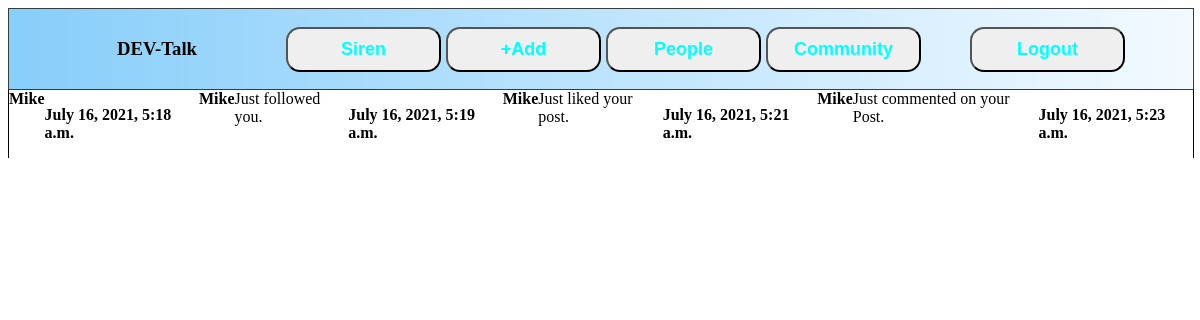
The app's page /notification/ (signed in), older data.
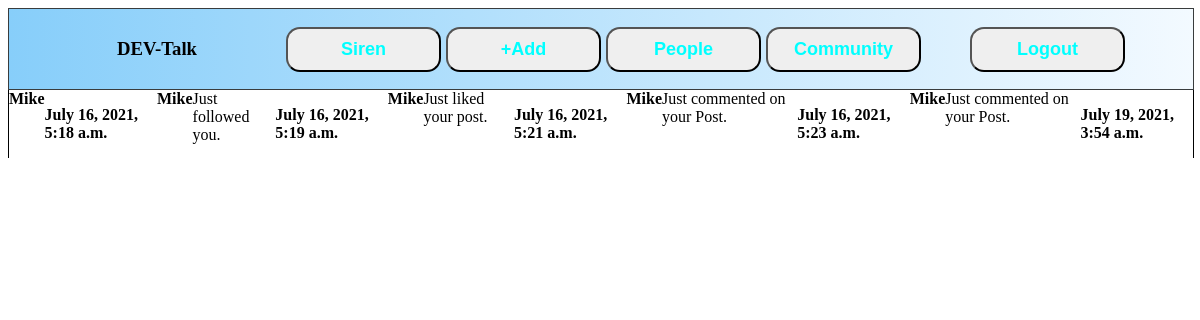
The same page, newer data.
### notifs/models.py (models this page shows)
class Notifs(models.Model):
    notification = models.IntegerField(null=True, blank=True)
    reciever = models.ForeignKey(
        Uzer, related_name='notif_to', on_delete=models.CASCADE, null=True)
    sender = models.ForeignKey(
        Uzer, related_name='notif_from', on_delete=models.CASCADE, null=True)
    comment = models.ForeignKey(
        Comment, on_delete=models.CASCADE, related_name='comment', blank=True, null=True)
    message = models.CharField(max_length=150, default="")
    date = models.DateTimeField(default=timezone.now)
    user_has_seen = models.BooleanField(default=False)

### custom_users/models.py (models this page shows, shortened)
class Uzer(AbstractUser):
    avatar = models.ImageField(upload_to='profile_pics/', default='')
    following = models.ManyToManyField('self', symmetrical=False, related_name='follow_person')
    followers = models.ManyToManyField('self', symmetrical=False, related_name='follower')
    bio = models.TextField(max_length=500, blank=True, null=True)
    location = models.CharField(blank=True, max_length=150, null=True)
    github = models.URLField(blank=True, null=True)
    linkedin = models.URLField(blank=True, null=True)
    portfolio = models.URLField(blank=True, null=True)
    def __str__(self):
        return self.username

### notifs/views.py (the view)
# urls.py: path('notification/', notifs_view, name='notifications')
@login_required
def notifs_view(request):
    notif = Notifs.objects.filter(
        reciever=request.user).filter(user_has_seen=False)
    notif_list = list(Notifs.objects.filter(
        reciever=request.user).filter(user_has_seen=False))
    Notifs.user_has_seen.update = True
    return render(request, 'notifs.html', {'notifs': notif})

### templates/notifs.html (shortened to what this page needs)
<!DOCTYPE html>
<html lang="en">
<head>
  <link rel="stylesheet" href="/static/index.css/">
</head>
<body>
  {%if request.user.is_authenticated%}
  <div class="Header">
    <div class="Header__Left">
      <h3>DEV-Talk</h3>
    </div>
    <div class="Header__Center">
      <a href="/profile/{{request.user.id}}/">
        <button><strong>{{request.user.username}}</strong></stron></button>
      </a>
      <a href="/uploads/"><button><strong>+Add</strong></button></a>
      <a href="/users/">
        <button><strong>People</strong></button>
      </a>
      <a href="/community/">
        <button><strong>Community</strong></button>
      </a>
    </div>
    <div class="Header__Right">
      <a href="/logout/"><button>Logout</button></a>
    </div>
  </div>
  <div class="container">
    {% for n in notifs %}
    <strong>{{n.sender}}</strong> {{n.message}}
    <p><strong>{{n.date}}</strong></p>
    {% endfor %}
    {%endif%}
</body>
</html>

Row changes from the older to the newer data that the page shows:
added Notifs: sender "Mike", message "Just commented on your Post.", date "July 19, 2021, 3:54 a.m."
